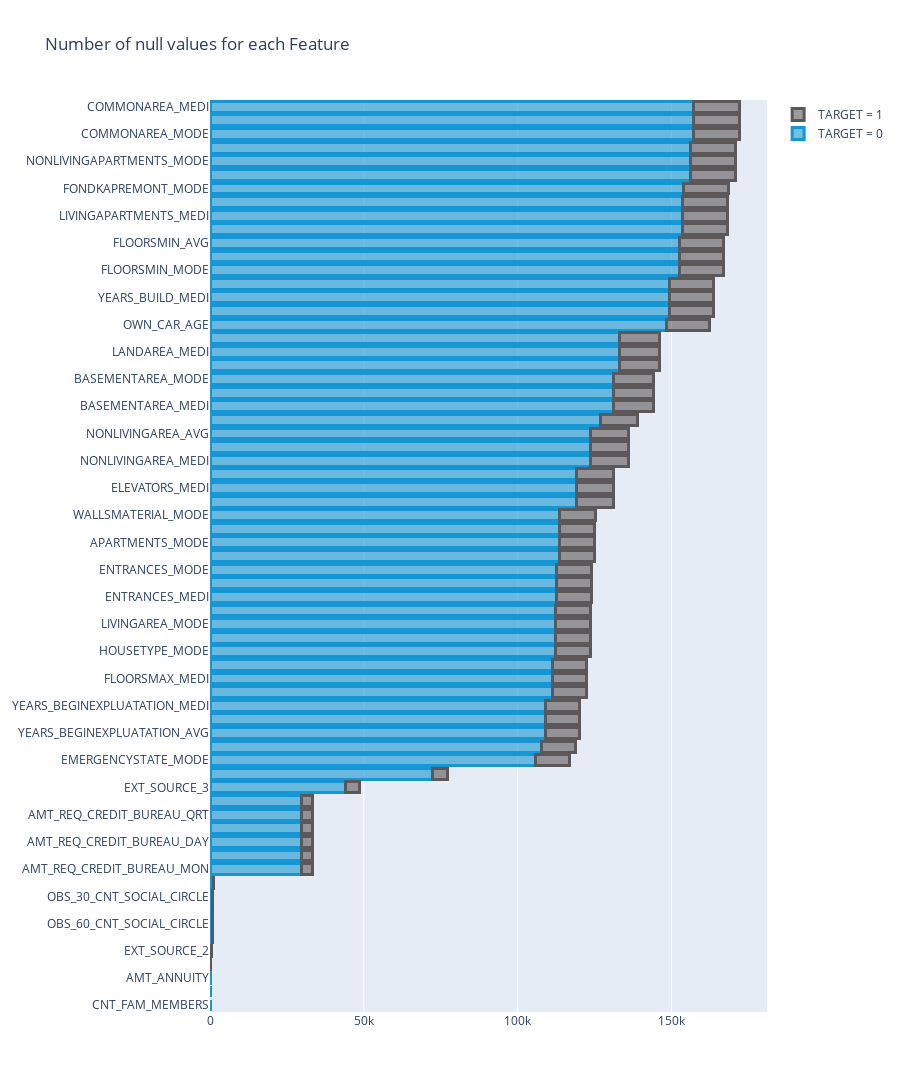

Notebook code cell kept with this figure:
### Code cell
fig = go.Figure()
# add values from TARGET = 0
fig.add_trace(go.Bar(
    y=df_train_t0_null.index,
    x=df_train_t0_null,
    name='TARGET = 0',
    orientation='h',
    marker=dict(
        color='rgba(22, 150, 210, 0.6)',
        line=dict(color='rgba(22, 150, 210, 1)', width=3)
    )
))
# add values from TARGET = 1
fig.add_trace(go.Bar(
    y=df_train_t1_null.index,
    x=df_train_t1_null,
    name='TARGET = 1',
    orientation='h',
    marker=dict(
        color='rgba(92, 88, 89, 0.6)',
        line=dict(color='rgba(92, 88, 89, 1)', width=3)
    )
))
# configure layout
fig.update_layout(barmode='stack', height=1600, title='Number of null values for each Feature')
fig.show()

### Figure 1 — Plotly figure (JSON) as saved in the notebook; plotly's stock layout.template omitted (floating-point values rounded to 4 significant figures)
{"data": [{"marker": {"color": "rgba(22, 150, 210, 0.6)", "line": {"color": "rgba(22, 150, 210, 1)", "width": 3}}, "name": "TARGET = 0", "orientation": "h", "type": "bar", "x": [1, 1, 10, 209, 499, 783, 783, 783, 783, 991, 29741, 29741, 29741, 29741, 29741, 29741, 44199, 72162, 105899, 107815, 108988, 108988, 108988, 111173, 111173, 111173, 112179, 112263, 112263, 112263, 112518, 112518, 112518, 113457, 113457, 113457, 113683, 119214, 119214, 119214, 123520, 123520, 123520, 126886, 131180, 131180, 131180, 133117, 133117, 133117, 148457, 149397, 149397, 149397, 152501, 152501, 152501, 153690, 153690, 153690, 153816, 156165, 156165, 156165, 157153, 157153, 157153], "y": ["CNT_FAM_MEMBERS", "DAYS_LAST_PHONE_CHANGE", "AMT_ANNUITY", "AMT_GOODS_PRICE", "EXT_SOURCE_2", "DEF_60_CNT_SOCIAL_CIRCLE", "OBS_60_CNT_SOCIAL_CIRCLE", "DEF_30_CNT_SOCIAL_CIRCLE", "OBS_30_CNT_SOCIAL_CIRCLE", "NAME_TYPE_SUITE", "AMT_REQ_CREDIT_BUREAU_MON", "AMT_REQ_CREDIT_BUREAU_WEEK", "AMT_REQ_CREDIT_BUREAU_DAY", "AMT_REQ_CREDIT_BUREAU_HOUR", "AMT_REQ_CREDIT_BUREAU_QRT", "AMT_REQ_CREDIT_BUREAU_YEAR", "EXT_SOURCE_3", "OCCUPATION_TYPE", "EMERGENCYSTATE_MODE", "TOTALAREA_MODE", "YEARS_BEGINEXPLUATATION_AVG", "YEARS_BEGINEXPLUATATION_MODE", "YEARS_BEGINEXPLUATATION_MEDI", "FLOORSMAX_AVG", "FLOORSMAX_MEDI", "FLOORSMAX_MODE", "HOUSETYPE_MODE", "LIVINGAREA_AVG", "LIVINGAREA_MODE", "LIVINGAREA_MEDI", "ENTRANCES_MEDI", "ENTRANCES_AVG", "ENTRANCES_MODE", "APARTMENTS_AVG", "APARTMENTS_MODE", "APARTMENTS_MEDI", "WALLSMATERIAL_MODE", "ELEVATORS_AVG", "ELEVATORS_MEDI", "ELEVATORS_MODE", "NONLIVINGAREA_MEDI", "NONLIVINGAREA_MODE", "NONLIVINGAREA_AVG", "EXT_SOURCE_1", "BASEMENTAREA_MEDI", "BASEMENTAREA_AVG", "BASEMENTAREA_MODE", "LANDAREA_MODE", "LANDAREA_MEDI", "LANDAREA_AVG", "OWN_CAR_AGE", "YEARS_BUILD_MODE", "YEARS_BUILD_MEDI", "YEARS_BUILD_AVG", "FLOORSMIN_MODE", "FLOORSMIN_MEDI", "FLOORSMIN_AVG", "LIVINGAPARTMENTS_MODE", "LIVINGAPARTMENTS_MEDI", "LIVINGAPARTMENTS_AVG", "FONDKAPREMONT_MODE", "NONLIVINGAPARTMENTS_MEDI", "NONLIVINGAPARTMENTS_MODE", "NONLIVINGAPARTMENTS_AVG", "COMMONAREA_MODE", "COMMONAREA_AVG", "COMMONAREA_MEDI"]}, {"marker": {"color": "rgba(92, 88, 89, 0.6)", "line": {"color": "rgba(92, 88, 89, 1)", "width": 3}}, "name": "TARGET = 1", "orientation": "h", "type": "bar", "x": [17, 30, 30, 30, 30, 45, 57, 3431, 3431, 3431, 3431, 3431, 3431, 4529, 5075, 10862, 11022, 11108, 11108, 11108, 11310, 11310, 11310, 11354, 11354, 11354, 11361, 11426, 11426, 11426, 11481, 11498, 11498, 11498, 11917, 11994, 11994, 11994, 12340, 12340, 12340, 12910, 12910, 12910, 12970, 12970, 12970, 13902, 14283, 14283, 14283, 14498, 14498, 14498, 14576, 14588, 14588, 14588, 14749, 14749, 14749, 14825, 14825, 14825], "y": ["AMT_GOODS_PRICE", "DEF_60_CNT_SOCIAL_CIRCLE", "OBS_60_CNT_SOCIAL_CIRCLE", "DEF_30_CNT_SOCIAL_CIRCLE", "OBS_30_CNT_SOCIAL_CIRCLE", "EXT_SOURCE_2", "NAME_TYPE_SUITE", "AMT_REQ_CREDIT_BUREAU_MON", "AMT_REQ_CREDIT_BUREAU_WEEK", "AMT_REQ_CREDIT_BUREAU_DAY", "AMT_REQ_CREDIT_BUREAU_HOUR", "AMT_REQ_CREDIT_BUREAU_QRT", "AMT_REQ_CREDIT_BUREAU_YEAR", "EXT_SOURCE_3", "OCCUPATION_TYPE", "EMERGENCYSTATE_MODE", "TOTALAREA_MODE", "YEARS_BEGINEXPLUATATION_MEDI", "YEARS_BEGINEXPLUATATION_AVG", "YEARS_BEGINEXPLUATATION_MODE", "FLOORSMAX_AVG", "FLOORSMAX_MEDI", "FLOORSMAX_MODE", "LIVINGAREA_MEDI", "LIVINGAREA_AVG", "LIVINGAREA_MODE", "HOUSETYPE_MODE", "ENTRANCES_MEDI", "ENTRANCES_AVG", "ENTRANCES_MODE", "WALLSMATERIAL_MODE", "APARTMENTS_MODE", "APARTMENTS_MEDI", "APARTMENTS_AVG", "EXT_SOURCE_1", "ELEVATORS_MODE", "ELEVATORS_AVG", "ELEVATORS_MEDI", "NONLIVINGAREA_MEDI", "NONLIVINGAREA_MODE", "NONLIVINGAREA_AVG", "BASEMENTAREA_AVG", "BASEMENTAREA_MODE", "BASEMENTAREA_MEDI", "LANDAREA_MEDI", "LANDAREA_AVG", "LANDAREA_MODE", "OWN_CAR_AGE", "YEARS_BUILD_AVG", "YEARS_BUILD_MEDI", "YEARS_BUILD_MODE", "FLOORSMIN_MEDI", "FLOORSMIN_MODE", "FLOORSMIN_AVG", "FONDKAPREMONT_MODE", "LIVINGAPARTMENTS_MEDI", "LIVINGAPARTMENTS_AVG", "LIVINGAPARTMENTS_MODE", "NONLIVINGAPARTMENTS_MEDI", "NONLIVINGAPARTMENTS_MODE", "NONLIVINGAPARTMENTS_AVG", "COMMONAREA_MEDI", "COMMONAREA_AVG", "COMMONAREA_MODE"]}], "layout": {"barmode": "stack", "height": 1600, "title": {"text": "Number of null values for each Feature"}}}
